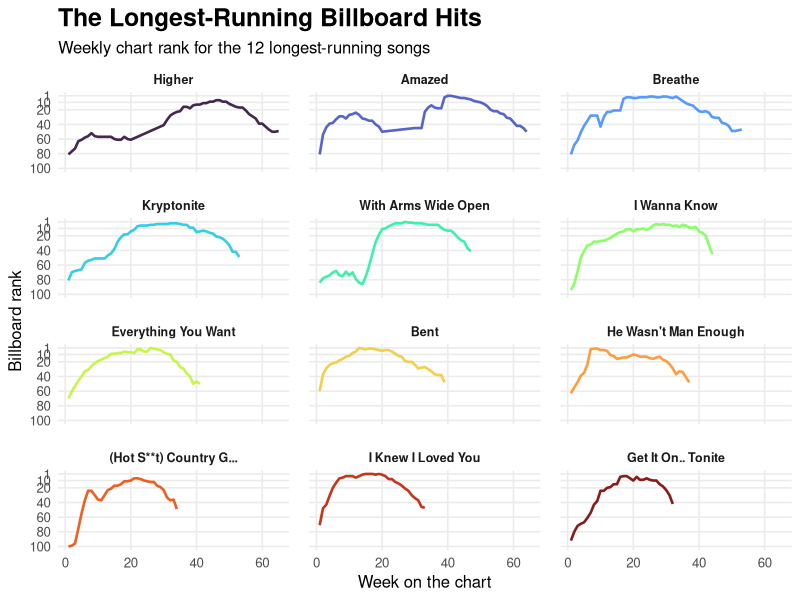

Reproduce this figure in R.
## ---- chunk 1
#| message: false
library(tidyverse)
## ---- chunk 2
billboard_long <- tidyr::billboard |>
  pivot_longer(
    cols = starts_with("wk"),
    names_to = "week",
    names_prefix = "wk",
    names_transform = list(week = as.integer),
    values_to = "rank"
  ) |>
  filter(!is.na(rank))

top_tracks <- billboard_long |>
  count(track, sort = TRUE) |>
  slice_head(n = 12) |>
  pull(track)

billboard_long |>
  filter(track %in% top_tracks) |>
  mutate(track = factor(track, levels = top_tracks)) |>
  ggplot(aes(x = week, y = rank, color = track, group = track)) +
  geom_line(linewidth = 0.9, alpha = 0.9) +
  facet_wrap(vars(track), ncol = 3) +
  scale_y_reverse(breaks = c(1, 10, 20, 40, 60, 80, 100)) +
  scale_color_viridis_d(option = "turbo", guide = "none") +
  labs(
    title = "The Longest-Running Billboard Hits",
    subtitle = "Weekly chart rank for the 12 longest-running songs",
    x = "Week on the chart",
    y = "Billboard rank"
  ) +
  theme_minimal(base_size = 12) +
  theme(
    plot.title = element_text(face = "bold", size = 18),
    panel.grid.minor = element_blank(),
    strip.text = element_text(face = "bold", size = 9),
    panel.spacing = unit(1, "lines")
  )
